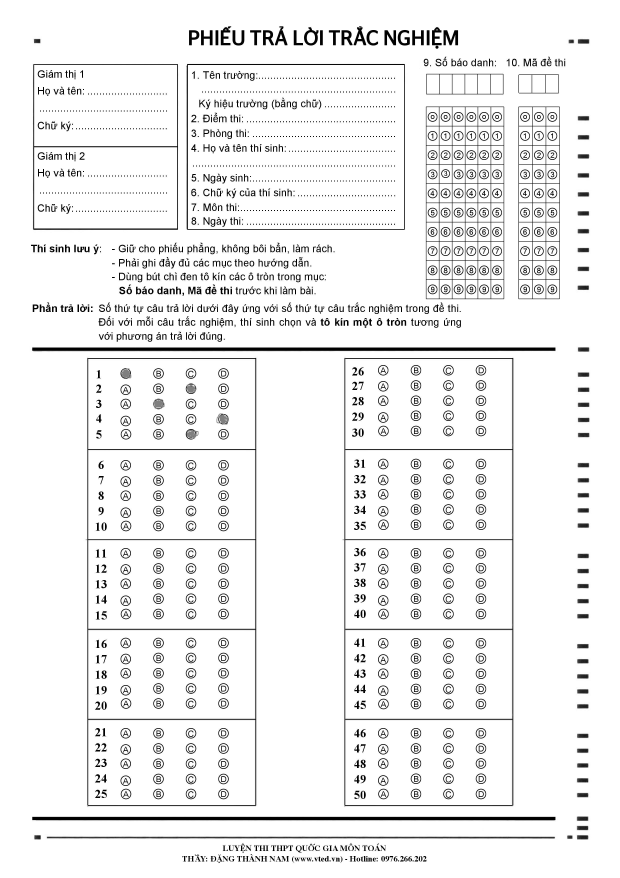
//> input picture MutilplechoiceQuestion/FinalProject/sheet.jpg, 2480 x 3509 px (shown at 1/4 size)
$ ./main   (built with g++ and OpenCV 4)
//> lines starting //> are read from the running program, lines starting //| are printed output that depends on the picture; after the words box and inside, x2 and y2 are one past the last pixel; in counts of white or black regions, pixels touching at a corner belong together
#include <iostream>
#include <opencv2\core.hpp>
#include <opencv2\highgui.hpp>
#include <opencv2\imgproc.hpp>

using namespace std;
using namespace cv;

bool comparatorCircleX(Vec3f a, Vec3f b)
{
	return a[0] < b[0];
}

bool comparatorCircleY(Vec3f a, Vec3f b)
{
	return a[1] < b[1];
}


int main()
{
	Mat image = imread("sheet.jpg", IMREAD_GRAYSCALE);
//> image is the input picture: 3509 rows x 2480 cols, CV_8UC1; min 0, max 255, mean 239.1
	if (!image.empty())
	{
		GaussianBlur(image, image, Size(3, 3), 0);
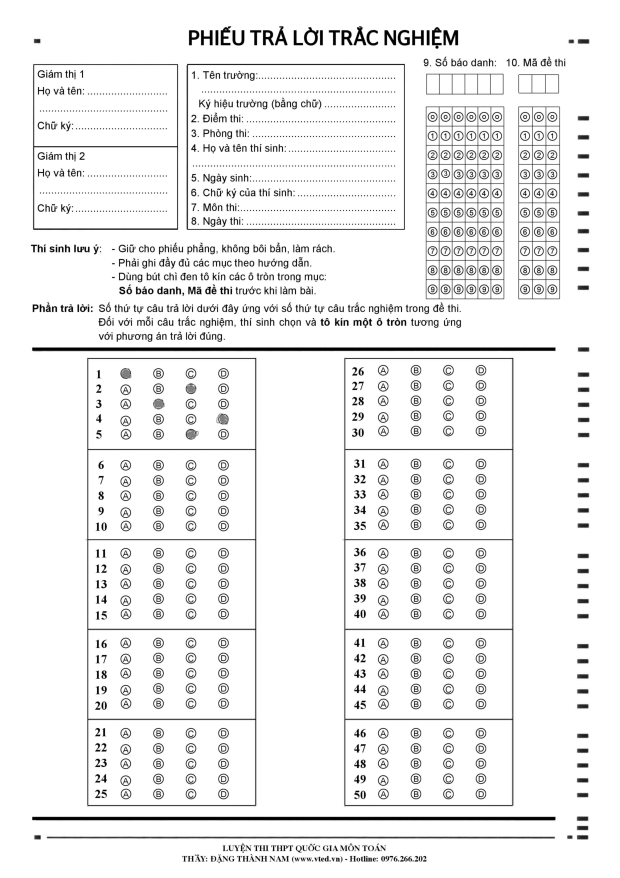
//> image: 3509 rows x 2480 cols, CV_8UC1 (shown at 1/4 size); 18.49% of pixels changed, all inside (x1, y1, x2, y2) = (119, 103, 2368, 3457)
		//threshold(image, image, 180, 255, THRESH_BINARY_INV);
		adaptiveThreshold(image, image, 255, CV_ADAPTIVE_THRESH_MEAN_C, CV_THRESH_BINARY, 75, 10);
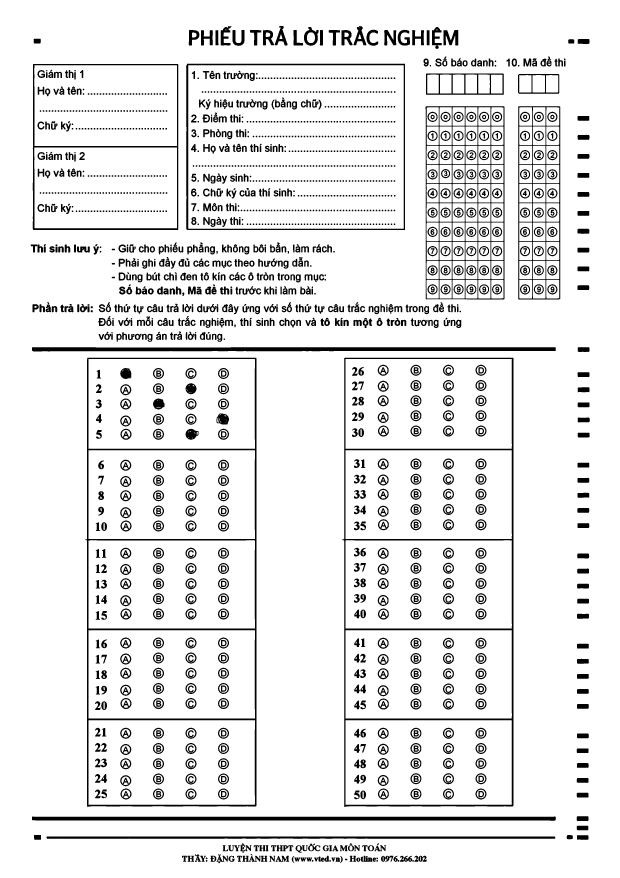
//> image: 3509 rows x 2480 cols, CV_8UC1 (shown at 1/4 size); 90.7% white; 2043 black regions, largest, box (x1, y1, x2, y2) and area: (342, 1431, 1026, 3229) 47922, (1369, 1431, 2054, 3228) 46462, (127, 1389, 2223, 1406) 32001
		bitwise_not(image, image);
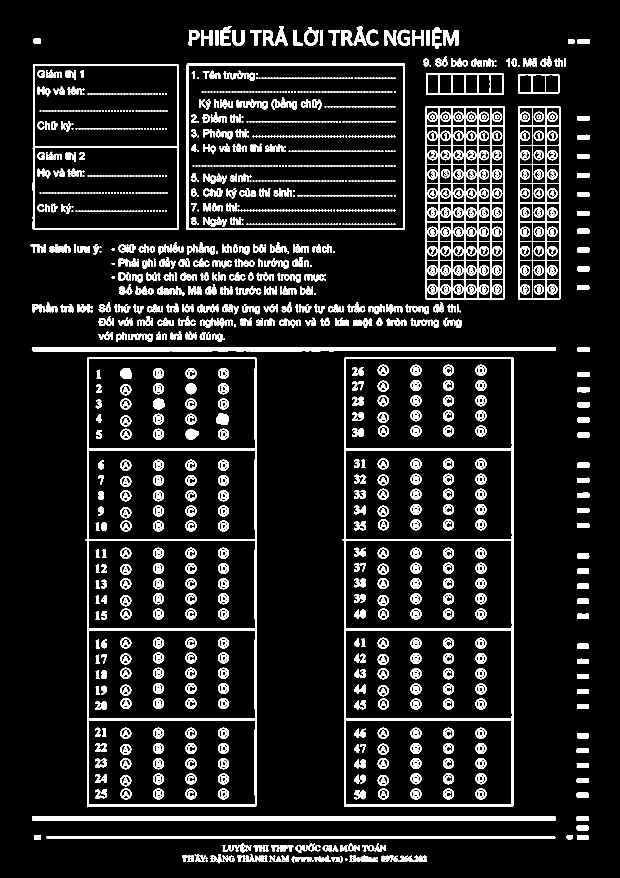
//> image: 3509 rows x 2480 cols, CV_8UC1 (shown at 1/4 size); 9.3% white; 2043 white regions, largest, box (x1, y1, x2, y2) and area: (342, 1431, 1026, 3229) 47922, (1369, 1431, 2054, 3228) 46462, (127, 1389, 2223, 1406) 32001
		//So bao danh
		//Mat smallOne(image, Rect(1703, 424, 315, 773));
		//Ma de thi
		//Mat smallOne(image, Rect(2073, 424, 167, 773));
		//1-5
		Mat smallOne(image, Rect(352, 1432, 673, 365));
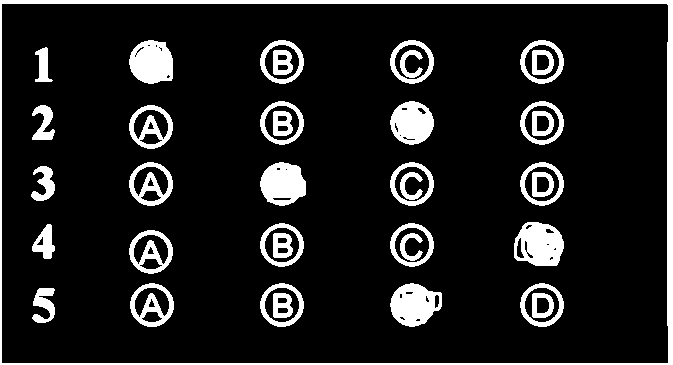
//> smallOne: 365 rows x 673 cols, CV_8UC1; 12.2% white; 37 white regions, largest, box (x1, y1, x2, y2) and area: (0, 0, 673, 365) 6836, (514, 222, 564, 266) 1632, (390, 283, 442, 327) 1568
		imshow("Small", smallOne);
		Mat imgColor;
		cvtColor(smallOne, imgColor, CV_GRAY2BGR);
		vector<Vec3f> circles;
		//So bao danh
		//HoughCircles(smallOne, circles, CV_HOUGH_GRADIENT, 1, smallOne.rows / 16, 100, 10, 10, 40);
		//Ma de thi
		HoughCircles(smallOne, circles, CV_HOUGH_GRADIENT, 1, smallOne.rows / 8, 100, 10, 20, 40);
//> circles = 20 circles (x, y, radius), first 12: [151.5, 304.5, 22.1], [411.5, 61.5, 22.1], [150.5, 126.5, 22.1], [281.5, 61.5, 22.1], [281.5, 304.5, 22.1], [541.5, 61.5, 22.1], [150.5, 251.5, 22.1], [541.5, 122.5, 22.1], [411.5, 244.5, 22.1], [541.5, 183.5, 22.1], [281.5, 244.5, 22.1], [281.5, 122.5, 22.1]
		//sort(circles.begin(), circles.end());
		for (size_t i = 0; i < circles.size(); i++) {
			Point center(cvRound(circles[i][0]), cvRound(circles[i][1]));
			circle(imgColor, center, circles[i][2], Scalar(0, 255, 0), -1, 8, 0);
		}
//> this loop made 20 passes
//> center on passes 1 to 12: Point(152, 304), Point(412, 62), Point(150, 126), Point(282, 62), Point(282, 304), Point(542, 62), Point(150, 252), Point(542, 122), Point(412, 244), Point(542, 184), Point(282, 244), Point(282, 122)
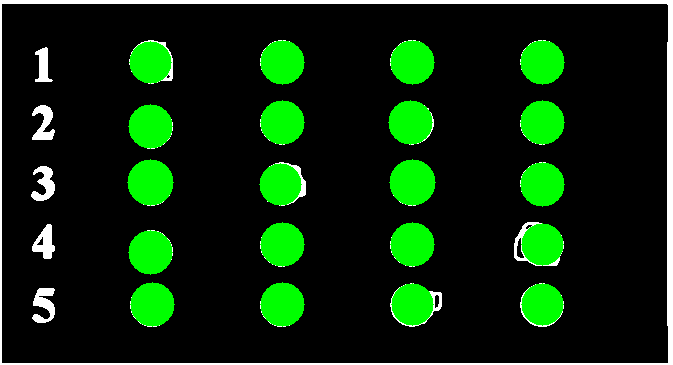
//> imgColor: 365 rows x 673 cols, CV_8UC3; mean B, G, R 10.9, 41.9, 10.9
		imshow("Circle", imgColor);
		sort(circles.begin(), circles.end(), comparatorCircleY);
//> circles = 20 items, first 12: [411.5, 61.5, 22.1], [281.5, 61.5, 22.1], [541.5, 61.5, 22.1], [149.5, 61.5, 21.3], [410.5, 122.5, 22.5], [541.5, 122.5, 22.1], [281.5, 122.5, 22.1], [150.5, 126.5, 22.1], [150.5, 181.5, 23.6], [411.5, 181.5, 23.5], [541.5, 183.5, 22.1], [280.5, 183.5, 21]
		vector<vector<Vec3f>> vCircles(5);
		int nY = circles[0][1];
//> nY = 61
		int nRow = 0;
		for (int i = 0; i < circles.size(); i++)
		{
			if (circles[i][1] + circles[i][2]> nY && circles[i][1] - circles[i][2]< nY)
			{
				vCircles[nRow].push_back(circles[i]);
			}
			else
			{
				nRow++;
				vCircles[nRow].push_back(circles[i]);
				nY = circles[i][1];
			}
		}
//> this loop made 20 passes
//> nY on passes 5, 9, 13, 17: 122, 181, 244, 304
//> after the loop, nRow = 4
		for (int i = 0; i < vCircles.size(); i++)
		{
			sort(vCircles[i].begin(), vCircles[i].end(), comparatorCircleX);
			cout << "Question " << i;
			int nCurMax = 0;
			for (int j = 0; j < vCircles[i].size(); j++)
			{
				Vec3f circle = vCircles[i][j];
				int x = circle[0];
				int y = circle[1];
				int r = circle[2];
				Mat subMat = smallOne(Rect(x - r, y - r, 2 * r, 2 * r));
				int nNonZero = countNonZero(subMat);
				int nSize = subMat.size().width * subMat.size().height;
				double d = (double)countNonZero(subMat) / (subMat.size().width * subMat.size().height);
				if (d > 0.6)
				{
					cout << " answer : " << char('A' + j);
				}
			}
			cout << endl;
		}
		waitKey(0);
	}
	return 0;
}
